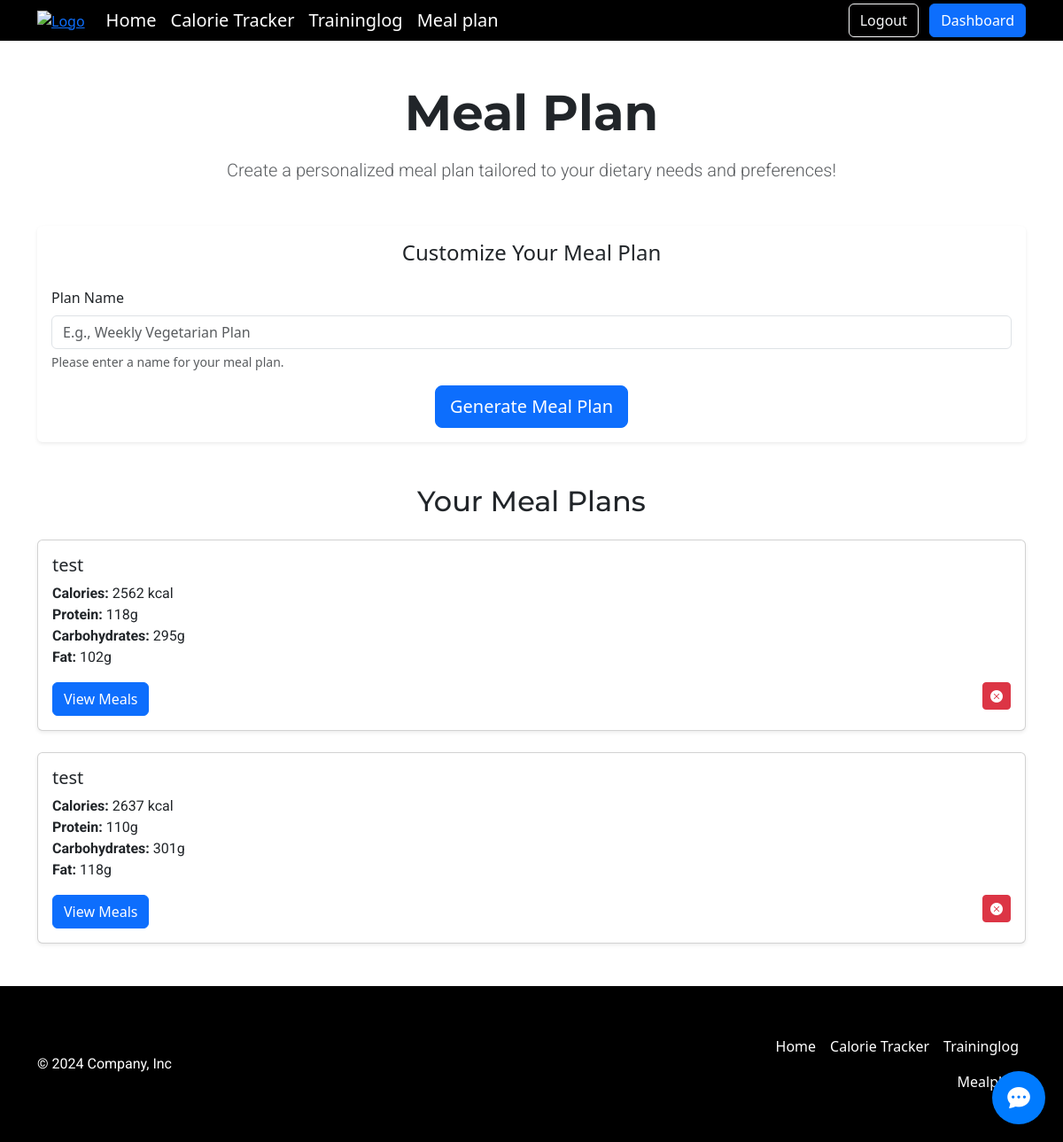
Screenshot of /mealplan (signed in) with the database file from the repository.
### tables this page shows
CREATE TABLE meal_plans (
id INTEGER PRIMARY KEY AUTOINCREMENT,
user_id INTEGER NOT NULL,
created_at DATETIME DEFAULT CURRENT_TIMESTAMP,
name TEXT,
calories INTEGER,
protein INTEGER,
carbohydrates INTEGER,
fat INTEGER,
FOREIGN KEY (user_id) REFERENCES users(id)
);

### app.py (the view, shortened to what this page needs)
@app.route("/mealplan", methods=["GET", "POST"])
@login_required
def mealplan():
    user_id = session["user_id"]
    MAX_PROTEIN = 125
    MAX_CARBS = 250
    MAX_FAT = 87
    def select_data(user_id):
        meal_plans = db.execute(
            """
            SELECT id, name, calories, protein, carbohydrates, fat
            FROM meal_plans
            WHERE user_id = ?
            ORDER BY created_at DESC
            """,
            user_id
        )
        meals = db.execute(
            """
            SELECT meal_id, meal_plan_id, title, source_url, ready_in_minutes, imagetype
            FROM meal_plan_meals
            WHERE meal_plan_id IN (SELECT id FROM meal_plans WHERE user_id = ?)
            """,
            user_id
        )
        meals_by_plan = {}
        for meal in meals:
            meal_plan_id = meal["meal_plan_id"]
            if meal_plan_id not in meals_by_plan:
                meals_by_plan[meal_plan_id] = []
            meals_by_plan[meal_plan_id].append(meal)
        return meal_plans, meals_by_plan
    def calculate_macronutrients(calorie_goal, goal_type):
        """
        Calculate minimum amounts of protein, carbohydrates, and fat based on the user's calorie goal and goal type.
        - For weight loss, use a 35/30/35 split.
        - For muscle gain, use a 40/40/20 split.
        - For maintenance, use a 30/40/30 split.

        Each macronutrient is then capped at its maximum value.
        """
        if goal_type == "weight_loss":
            protein_ratio, carb_ratio, fat_ratio = 0.35, 0.30, 0.35
        elif goal_type == "muscle_gain":
            protein_ratio, carb_ratio, fat_ratio = 0.40, 0.40, 0.20
        else:  # maintenance
            protein_ratio, carb_ratio, fat_ratio = 0.30, 0.40, 0.30
        protein = min(calorie_goal * protein_ratio / 4, MAX_PROTEIN)
        carbs = min(calorie_goal * carb_ratio / 4, MAX_CARBS)
        fat = min(calorie_goal * fat_ratio / 9, MAX_FAT)
        return round(protein), round(carbs), round(fat)
    meal_plans, meals_by_plan = select_data(user_id)
    return render_template("mealplan.html", meal_plans=meal_plans, meals_by_plan=meals_by_plan)

### app.py (called while the page is built)
def login_required(f):
    @wraps(f)
    def decorated_function(*args, **kwargs):
        if session.get("user_id") is None:
            return redirect("/login")
        return f(*args, **kwargs)
    return decorated_function

@app.after_request
def after_request(response):
    response.headers["Cache-Control"] = "no-cache, no-store, must-revalidate"
    response.headers["Expires"] = 0
    response.headers["Pragma"] = "no-cache"
    return response

### templates/mealplan.html (shortened to what this page needs)
{% extends "layout.html" %}
{% block main %}
<div class="container my-5 text-center">
    <h1 class="display-4 mb-3 fw-bold">Meal Plan</h1>
    <p class="lead text-muted">Create a personalized meal plan tailored to your dietary needs and preferences!</p>
</div>
<div class="container my-5">
    <div class="card shadow-sm border-0">
        <div class="card-body">
            <h4 class="card-title text-center mb-4">Customize Your Meal Plan</h4>
            <form action="/mealplan" method="post">
                <div class="mb-3">
                    <label for="plan_name" class="form-label">Plan Name</label>
                    <input type="text" class="form-control" id="plan_name" name="plan_name" placeholder="E.g., Weekly Vegetarian Plan" required>
                    <div class="form-text">Please enter a name for your meal plan.</div>
                </div>
                <div class="text-center">
                    <button type="submit" class="btn btn-primary btn-lg">Generate Meal Plan</button>
                </div>
            </form>
        </div>
    </div>
</div>
<div class="container my-5">
    <h2 class="text-center mb-4">Your Meal Plans</h2>
    {% for plan in meal_plans %}
    <div class="row mb-4">
        <div class="col-12">
            <div class="card shadow-sm">
                <div class="card-body">
                    <h5 class="card-title">{{ plan.name }}</h5>
                    <p>
                        <strong>Calories:</strong> {{ plan.calories }} kcal<br>
                        <strong>Protein:</strong> {{ plan.protein }}g<br>
                        <strong>Carbohydrates:</strong> {{ plan.carbohydrates }}g<br>
                        <strong>Fat:</strong> {{ plan.fat }}g
                    </p>
                    <div class="d-flex justify-content-between">
                        <button class="btn btn-primary" data-bs-toggle="collapse" data-bs-target="#plan-{{ plan.id }}">
                            View Meals
                        </button>
                        <form action="/mealplan" method="post" style="display: inline;">
                            <button class="btn btn-sm btn-danger" type="submit">
                                <i class="bi bi-x-circle-fill"></i>
                            </button>
                        </form>
                    </div>
                </div>
            </div>
        </div>
    </div>
    {% endfor %}
</div>
{% endblock %}

### static/styles.css (style rules this page uses)
h1, h2, h3 { font-family: 'Montserrat', sans-serif !important; }
p { font-family: 'Roboto', sans-serif !important; }
html, body { overflow-x: hidden; }

### rows the page displays
meal_plans: name "test", calories "2562", protein "118", carbohydrates "295", fat "102"
meal_plans: name "test", calories "2637", protein "110", carbohydrates "301", fat "118"
